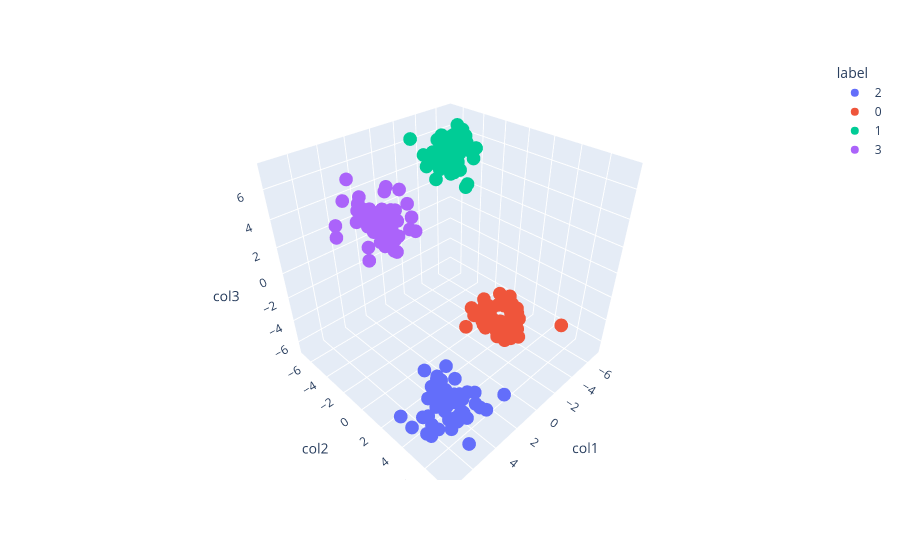

Notebook code cell kept with this figure:
### Code cell
# Train with k = 4 and colour the points by cluster
y_pred = KMeans(n_clusters=4, random_state=0).fit_predict(X3)
d3 = pd.DataFrame({"col1": X3[:, 0], "col2": X3[:, 1], "col3": X3[:, 2], "label": y_pred.astype(str)})
px.scatter_3d(d3, x="col1", y="col2", z="col3", color="label")
